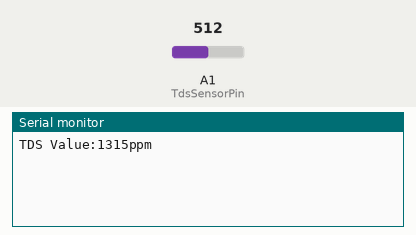
Bench run of a sketch on a simulated Arduino Uno, built with avr-gcc and run on an emulated ATmega328P. Parts: the last lines printed to the serial monitor. Inputs (shaded band) come from the test bench; at power-on: A1 (TdsSensorPin) = 512.

Above: at 1.2 s.
1.3 s: A1 (TdsSensorPin) set to 716
At 1.9 s:
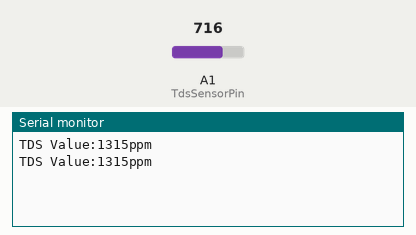
2.8 s: A1 (TdsSensorPin) set to 810
At 3.9 s:
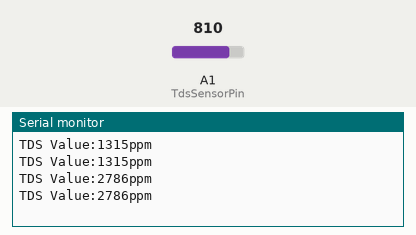
Timing chart, 0 to 5.8 s (numbered marks = the images above; inputs shaded):
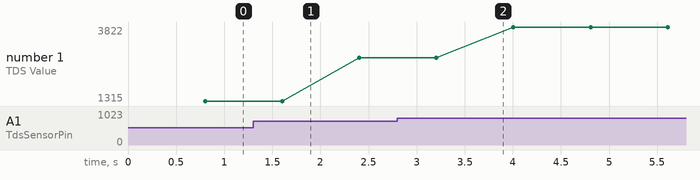

Measured:
- plotted number 1: 1315 → 2786 after the input at 1.3 s, 2786 → 3822 after the input at 2.8 s

The sketch:

code_experience_65.ino
```cpp
/*
 By:Farkad Adnan
 E-mail: farkad.hpfa95@gmail.com
 inst : farkadadnan
 #farkadadnan , #farkad_adnan , فرقد عدنان#
 FaceBook: كتاب عالم الاردوينو
 inst : arduinobook
 #كتاب_عالم_الاردوينو  #كتاب_عالم_الآردوينو
 */
#define TdsSensorPin A1
#define VREF 5.0
#define SCOUNT  30
int analogBuffer[SCOUNT];
int analogBufferTemp[SCOUNT];
int analogBufferIndex = 0,copyIndex = 0;
float averageVoltage = 0,tdsValue = 0,temperature = 25;

void setup(){
    Serial.begin(115200);
    pinMode(TdsSensorPin,INPUT);
}

void loop(){
   static unsigned long analogSampleTimepoint = millis();
   if(millis()-analogSampleTimepoint > 40U)  {
     analogSampleTimepoint = millis();
     analogBuffer[analogBufferIndex] = analogRead(TdsSensorPin);
     analogBufferIndex++;
     if(analogBufferIndex == SCOUNT)
         analogBufferIndex = 0;
   }
   static unsigned long printTimepoint = millis();
   if(millis()-printTimepoint > 800U){
      printTimepoint = millis();
      for(copyIndex=0;copyIndex<SCOUNT;copyIndex++)
        analogBufferTemp[copyIndex]= analogBuffer[copyIndex];
      averageVoltage = getMedianNum(analogBufferTemp,SCOUNT) * (float)VREF / 1024.0;
      float compensationCoefficient=1.0+0.02*(temperature-25.0);
      float compensationVolatge=averageVoltage/compensationCoefficient;
      tdsValue=(133.42*compensationVolatge*compensationVolatge*compensationVolatge - 255.86*compensationVolatge*compensationVolatge + 857.39*compensationVolatge)*0.5;

      Serial.print("TDS Value:");
      Serial.print(tdsValue,0);
      Serial.println("ppm");
   }
}
int getMedianNum(int bArray[], int iFilterLen) {
      int bTab[iFilterLen];
      for (byte i = 0; i<iFilterLen; i++)
      bTab[i] = bArray[i];
      int i, j, bTemp;
      for (j = 0; j < iFilterLen - 1; j++) {
      for (i = 0; i < iFilterLen - j - 1; i++) {
        if (bTab[i] > bTab[i + 1]) {
        bTemp = bTab[i];
            bTab[i] = bTab[i + 1];
        bTab[i + 1] = bTemp;
         }}}
      if ((iFilterLen & 1) > 0)
    bTemp = bTab[(iFilterLen - 1) / 2];
      else
    bTemp = (bTab[iFilterLen / 2] + bTab[iFilterLen / 2 - 1]) / 2;
      return bTemp;
}
```
